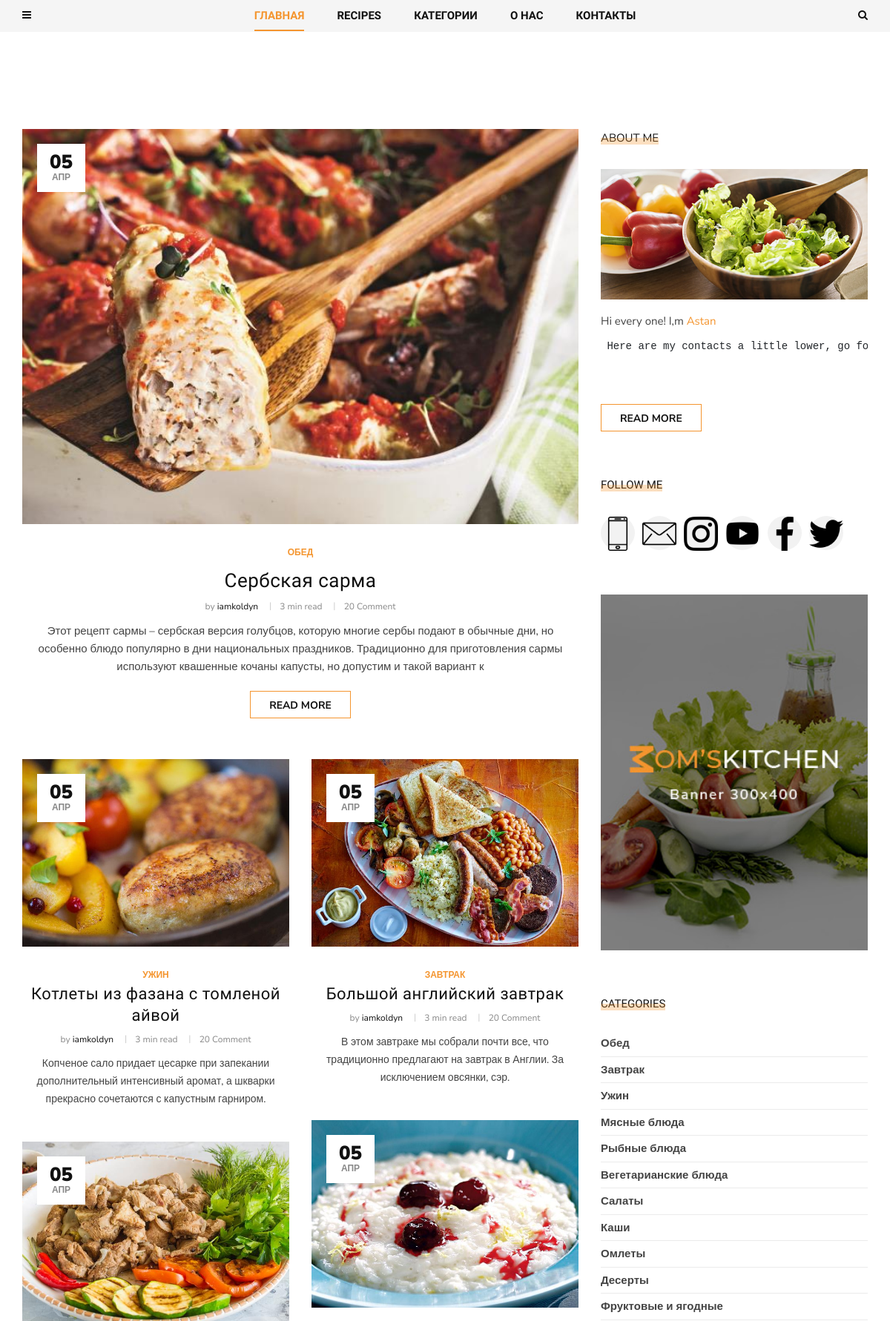
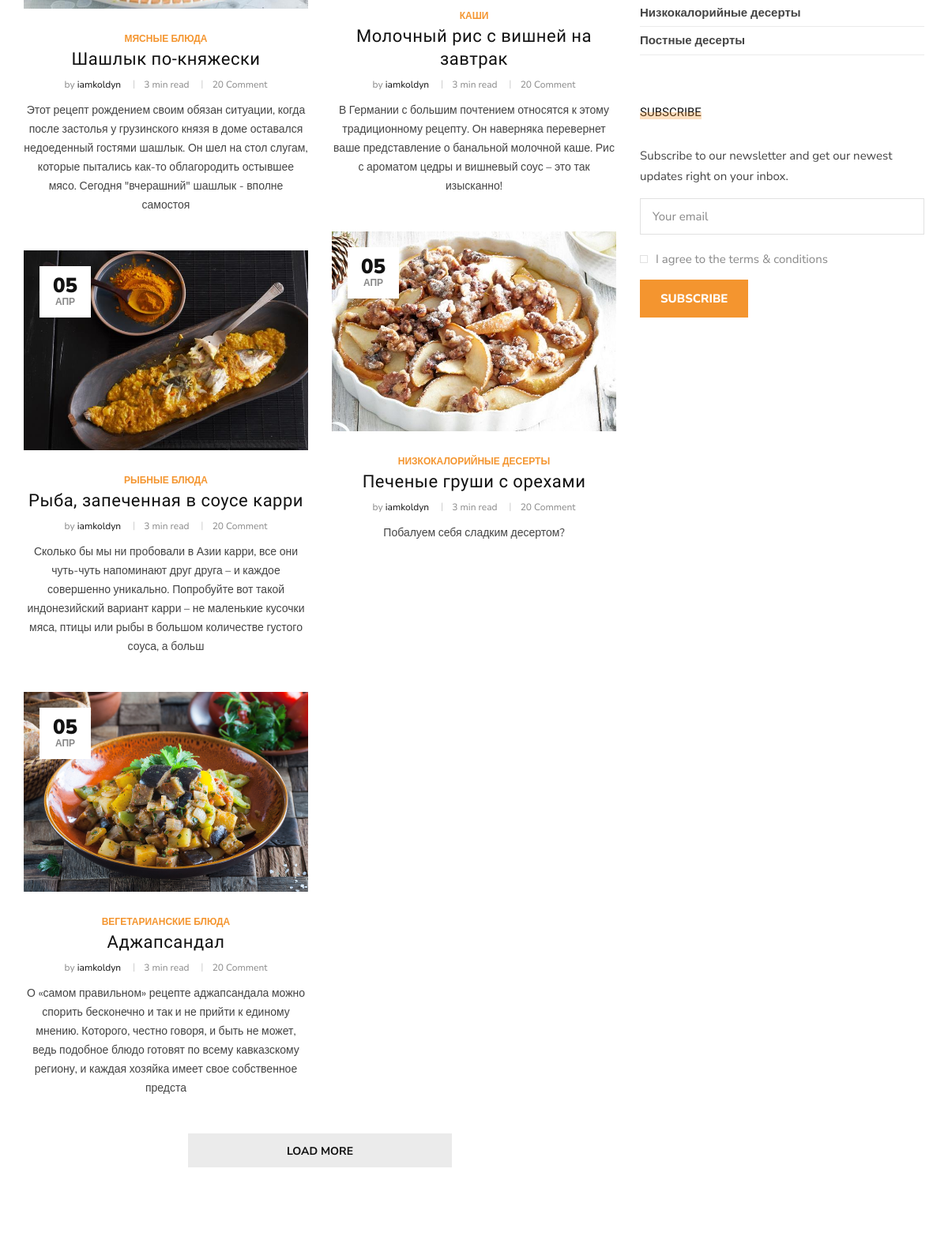
The page / (upper part) on the database its author committed (2 pictures, top to bottom).
### blog/models.py (models this page shows, shortened)
class Post(models.Model):
    author = models.ForeignKey(User, related_name="posts", on_delete=models.CASCADE)
    title = models.CharField(max_length=200)
    image = models.ImageField(upload_to='articles/')
    text = models.TextField()
    category = models.ForeignKey(
        Category,
        related_name="post",
        on_delete=models.SET_NULL,
        null=True
    )
    tags = models.ManyToManyField(Tag, related_name="post")
    create_at = models.DateTimeField(auto_now_add=True)
    slug = models.SlugField(max_length=200, unique=True)
    def get_absolute_url(self):
        return reverse("post_single", kwargs={"slug": self.category.slug, "post_slug": self.slug})

class Category(MPTTModel):
    name = models.CharField(max_length=100)
    slug = models.SlugField(max_length=100)
    parent = TreeForeignKey(
        'self',
        related_name="children",
        on_delete=models.SET_NULL,
        null=True,
        blank=True
    )
    def __str__(self):
        return self.name
    class MPTTMeta:
        order_insertion_by = ['name']

### contact/models.py (models this page shows, shortened)
class About(models.Model):
    name = models.CharField(max_length=50, default='')
    text = RichTextField()
    mini_text = RichTextField()
    def get_first_image(self):
        item = self.about_images.first()
        return item.image.url

class ImageAbout(models.Model):
    image = models.ImageField(upload_to="about/")
    page = models.ForeignKey(About, on_delete=models.CASCADE, related_name="about_images")
    alt = models.CharField(max_length=100)

class Social(models.Model):
    icon = models.FileField(upload_to="icons/")
    name = models.CharField(max_length=200)
    link = models.URLField()

### blog/views.py (the view)
# urls.py: path('', views.HomeView.as_view(), name="home"),
class HomeView(ListView):
    model = Post
    paginate_by = 9
    template_name = "blog/home.html"

### blog/templatetags/menu_tags.py (called while the page is built)
def get_all_categories():
    return Category.objects.all()

@register.simple_tag()
def get_list_category():
    return get_all_categories()

@register.inclusion_tag('blog/include/tags/top_menu.html')
def get_categories():
    category = get_all_categories()
    return {"list_category": category}

@register.inclusion_tag('blog/include/tags/recipes_tag.html')
def get_last_posts():
    posts = Post.objects.select_related("category").order_by("-id")[:5]
    return {"list_last_post": posts}

### contact/templatetags/social_tags.py (called while the page is built)
@register.simple_tag()
def get_social_links():
    return Social.objects.all()

@register.simple_tag()
def get_about():
    return About.objects.last()

### gallery/templatetags/gallery_tags.py (called while the page is built)
@register.inclusion_tag('blog/include/tags/gallery_tag.html')
def get_gallery():
    photos = Photo.objects.order_by()[:5]
    return {"photos": photos}

### templates/blog/home.html
{% extends 'base.html' %}
{% load gallery_tags %}
{% block content %}
  {% get_gallery %}
  <section class="categories spad">
    <div class="categories__post">
      <div class="container">
        <div class="row">
          <div class="col-lg-8 col-md-8">
            {% for post in post_list %}
                {% if forloop.first %}
                  <div class="categories__post__item categories__post__item--large">
                    <div class="categories__post__item__pic set-bg"
                         data-setbg="{{ post.image.url }}">
                      <div class="post__meta">
                        <h4>{{ post.create_at|date:"d" }}</h4>
                        <span>{{ post.create_at|date:"M" }}</span>
                      </div>
                    </div>
                    <div class="categories__post__item__text">
                      <ul class="post__label--large">
                        <li>{{ post.category }}</li>
                      </ul>
                      <h3><a href="{{ post.get_absolute_url }}">{{ post.title }}</a></h3>
                      <ul class="post__widget">
                        <li>by <span>{{ post.author }}</span></li>
                        <li>3 min read</li>
                        <li>20 Comment</li>
                      </ul>
                      <p>{{ post.text|slice:":250" }}</p>
                      <a href="{{ post.get_absolute_url }}" class="primary-btn">Read more</a>
                    </div>
                  </div>
                  <div class="row">
                {% endif %}
            {% endfor %}
                <div class="col-lg-6 col-md-6 col-sm-6">
                  {% for post in post_list %}
                      {% if forloop.counter <= 5 and  forloop.counter > 1 %}
                        <div class="categories__post__item">
                          <div class="categories__post__item__pic small__item set-bg"
                               data-setbg="{{ post.image.url }}">
                            <div class="post__meta">
                              <h4>{{ post.create_at|date:"d" }}</h4>
                              <span>{{ post.create_at|date:"M" }}</span>
                            </div>
                          </div>
                          <div class="categories__post__item__text">
                            <span class="post__label">{{ post.category }}</span>
                            <h3><a href="{{ post.get_absolute_url }}">{{ post.title }}</a></h3>
                            <ul class="post__widget">
                              <li>by <span>{{ post.author }}</span></li>
                              <li>3 min read</li>
                              <li>20 Comment</li>
                            </ul>
                            <p>{{ post.text|slice:":250" }}</p>
                          </div>
                        </div>
                      {% endif %}
                  {% endfor %}
                </div>
                <div class="col-lg-6 col-md-6 col-sm-6">
                  {% for post in post_list %}
                    {% if forloop.counter > 5 %}
                      <div class="categories__post__item">
                        <div class="categories__post__item__pic small__item set-bg"
                             data-setbg="{{ post.image.url }}">
                          <div class="post__meta">
                            <h4>{{ post.create_at|date:"d" }}</h4>
                            <span>{{ post.create_at|date:"M" }}</span>
                          </div>
                        </div>
                        <div class="categories__post__item__text">
                          <span class="post__label">{{ post.category }}</span>
                          <h3><a href="{{ post.get_absolute_url }}">{{ post.title }}</a></h3>
                          <ul class="post__widget">
                            <li>by <span>{{ post.author }}</span></li>
                            <li>3 min read</li>
                            <li>20 Comment</li>
                          </ul>
                          <p>{{ post.text|slice:":250" }}</p>
                        </div>
                      </div>
                    {% endif %}
                  {% endfor %}
                </div>
              </div>
            <div class="col-lg-12 text-center">
              <div class="load__more__btn">
                <a href="#">Load more</a>
              </div>
            </div>
          </div>
          {% include 'blog/include/sidebar.html' %}
        </div>
      </div>
    </div>
  </section>
{% endblock content %}

### templates/blog/include/sidebar.html (shortened to what this page needs)
{% load social_tags cache %}
{% cache 5000 sidebar %}
<div class="col-lg-4 col-md-4">
  <div class="sidebar__item">
    <div class="sidebar__about__item">
      <div class="sidebar__item__title">
        <h6>About me</h6>
      </div>
      {% get_about as about %}
      <img src="{{ about.get_first_image }}" alt="">
      <h6>Hi every one! I,m <span>{{ about.name }}</span></h6>
      <p>{{ about.mini_text|safe }}</p>
      <a href="{% url 'about' %}" class="primary-btn">Read more</a>
    </div>
    <div class="sidebar__follow__item">
      <div class="sidebar__item__title">
        <h6>Follow me</h6>
      </div>
      {% get_social_links as social_links %}
      <div class="sidebar__item__follow__links">
        {% for item in social_links %}
          <a href="{{ item.link }}"><img src="{{ item.icon.url }}"></a>
        {% endfor %}
      </div>
    </div>
    <div class="sidebar__item__banner">
      <img src="/static/img/sidebar/banner.jpg" alt="">
    </div>
    <div class="sidebar__item__categories">
      <div class="sidebar__item__title">
        <h6>Categories</h6>
      </div>
    {% include './sidebar_category.html' %}
    </div>
    <div class="sidebar__subscribe__item">
      <div class="sidebar__item__title">
        <h6>Subscribe</h6>
      </div>
      <p>Subscribe to our newsletter and get our newest updates right on your inbox.</p>
      <form action="#">
        <input type="text" class="email-input" placeholder="Your email">
        <label for="s-agree-check">
          I agree to the terms & conditions
          <span class="checkmark"></span>
        </label>
        <button type="submit" class="site-btn">Subscribe</button>
      </form>
    </div>
  </div>
</div>
{% endcache %}

### templates/blog/include/sidebar_category.html
{% load menu_tags %}
<ul>
  {% get_list_category as list_category %}
  {% for node in list_category %}
    <li><a href="{% url 'post_list' node.slug %}">{{ node.name }}</a></li>
  {% endfor %}
</ul>

### rows shown on the page
Post: create_at "05", create_at "АПР", category "ОБЕД", title "Сербская сарма", author "iamkoldyn", text "Этот рецепт сармы – сербская версия голубцов, которую многие сербы подают в обычные дни, но особенно блюдо популярно в дни национальных праздников. Традиционно для приготовления сармы используют квашенные кочаны капусты, но допустим и такой вариант к"
Post: shows a picture, create_at "05", create_at "АПР", category "УЖИН", title "Котлеты из фазана с томленой айвой", author "iamkoldyn", text "Копченое сало придает цесарке при запекании дополнительный интенсивный аромат, а шкварки прекрасно сочетаются с капустным гарниром."
Post: shows a picture, create_at "05", create_at "АПР", category "МЯСНЫЕ БЛЮДА", title "Шашлык по-княжески", author "iamkoldyn", text "Этот рецепт рождением своим обязан ситуации, когда после застолья у грузинского князя в доме оставался недоеденный гостями шашлык. Он шел на стол слугам, которые пытались как-то облагородить остывшее мясо. Сегодня \"вчерашний\" шашлык - вполне самостоя"
Post: shows a picture, create_at "05", create_at "АПР", category "РЫБНЫЕ БЛЮДА", title "Рыба, запеченная в соусе карри", author "iamkoldyn", text "Сколько бы мы ни пробовали в Азии карри, все они чуть-чуть напоминают друг друга – и каждое совершенно уникально. Попробуйте вот такой индонезийский вариант карри – не маленькие кусочки мяса, птицы или рыбы в большом количестве густого соуса, а больш"
Post: shows a picture, create_at "05", create_at "АПР", category "ВЕГЕТАРИАНСКИЕ БЛЮДА", title "Аджапсандал", author "iamkoldyn", text "О «самом правильном» рецепте аджапсандала можно спорить бесконечно и так и не прийти к единому мнению. Которого, честно говоря, и быть не может, ведь подобное блюдо готовят по всему кавказскому региону, и каждая хозяйка имеет свое собственное предста"
Post: shows a picture, create_at "05", create_at "АПР", category "ЗАВТРАК", title "Большой английский завтрак", author "iamkoldyn", text "В этом завтраке мы собрали почти все, что традиционно предлагают на завтрак в Англии. За исключением овсянки, сэр."
Post: shows a picture, create_at "05", create_at "АПР", category "КАШИ", title "Молочный рис с вишней на завтрак", author "iamkoldyn", text "В Германии с большим почтением относятся к этому традиционному рецепту. Он наверняка перевернет ваше представление о банальной молочной каше. Рис с ароматом цедры и вишневый соус – это так изысканно!"
Post: shows a picture, create_at "05", create_at "АПР", category "НИЗКОКАЛОРИЙНЫЕ ДЕСЕРТЫ", title "Печеные груши с орехами", author "iamkoldyn", text "Побалуем себя сладким десертом?"
About: get_first_image (picture), name "Astan", mini_text "Here are my contacts a little lower, go…", mini_text (picture)
Social: icon (picture)
Social: icon (picture)
Social: icon (picture)
Social: icon (picture)
Social: icon (picture)
Social: icon (picture)
Category: name "Обед"
Category: name "Завтрак"
Category: name "Ужин"
Category: name "Мясные блюда"
Category: name "Рыбные блюда"
Category: name "Вегетарианские блюда"
Category: name "Салаты"
Category: name "Каши"
Category: name "Омлеты"
Category: name "Десерты"
Category: name "Фруктовые и ягодные"
Category: name "Низкокалорийные десерты"
Category: name "Постные десерты"
